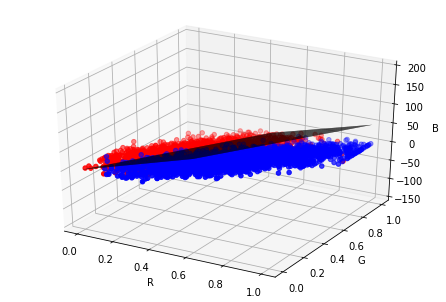

The Python source for this figure:
import numpy as np
import matplotlib.pyplot as plt
from PIL import Image
from mpl_toolkits.mplot3d import Axes3D


def fisher(a, b):
    mean_a = np.mean(a, axis=0)
    mean_b = np.mean(b, axis=0)
    x, y = np.shape(a)
    sw = np.zeros((y, y))

    for i in a:
        t = i - mean_a
        sw += t * t.reshape(3, 1)

    for i in b:
        t = i - mean_b
        sw += t * t.reshape(3, 1)

    u, s, v = np.linalg.svd(sw)
    sw_inv = np.dot(np.dot(v.T, np.linalg.inv(np.diag(s))), u.T)

    return np.dot(sw_inv, mean_a-mean_b)


t = np.array(Image.open("sub_t.jpg"), "f")
t = np.divide(t, 255)
x = t.shape[0]
y = t.shape[1]
z = t.shape[2]
t.resize(x*y, z)

g = np.array(Image.open("sub_g.jpg"), "f")
g = np.divide(g, 255)
x = g.shape[0]
y = g.shape[1]
z = g.shape[2]
g.resize(x*y, z)

w = fisher(t, g)
fig = plt.figure()
ax = Axes3D(fig)
ax.scatter(g[:, 0], g[:, 1], g[:, 2], c='blue')
ax.scatter(t[:, 0], t[:, 1], t[:, 2], c='red')
ax.set_zlabel('B')
ax.set_ylabel('G')
ax.set_xlabel('R')
wx = np.arange(0, 1, 0.0001)
wy = np.arange(0, 1, 0.0001)
wx, wy = np.meshgrid(wx, wy)
wz = (-w[1] * wy-w[0]*wx) / w[2]

ax.plot_surface(wx, wy, wz, color='black')
